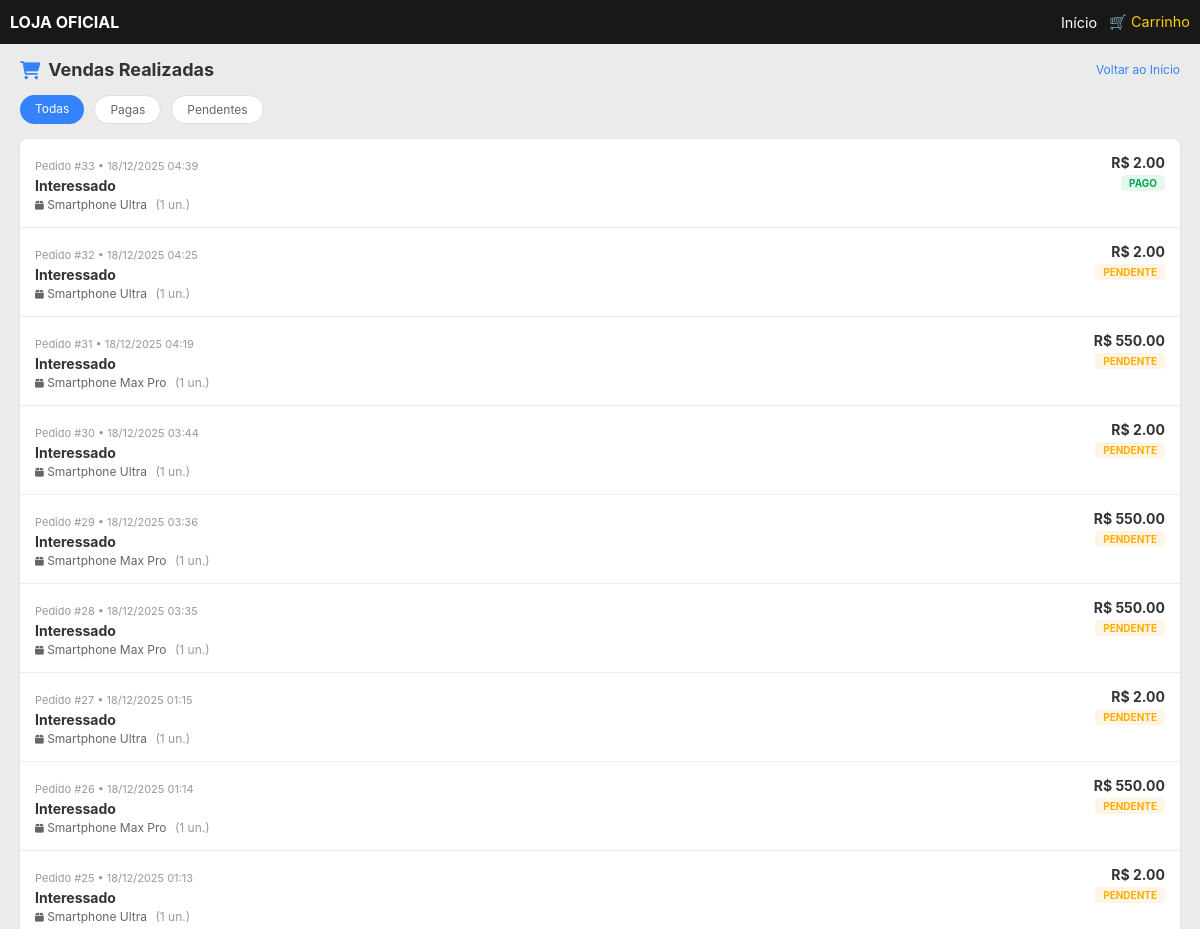
Page /admin/vendas (signed in, upper part) on the earlier database version.
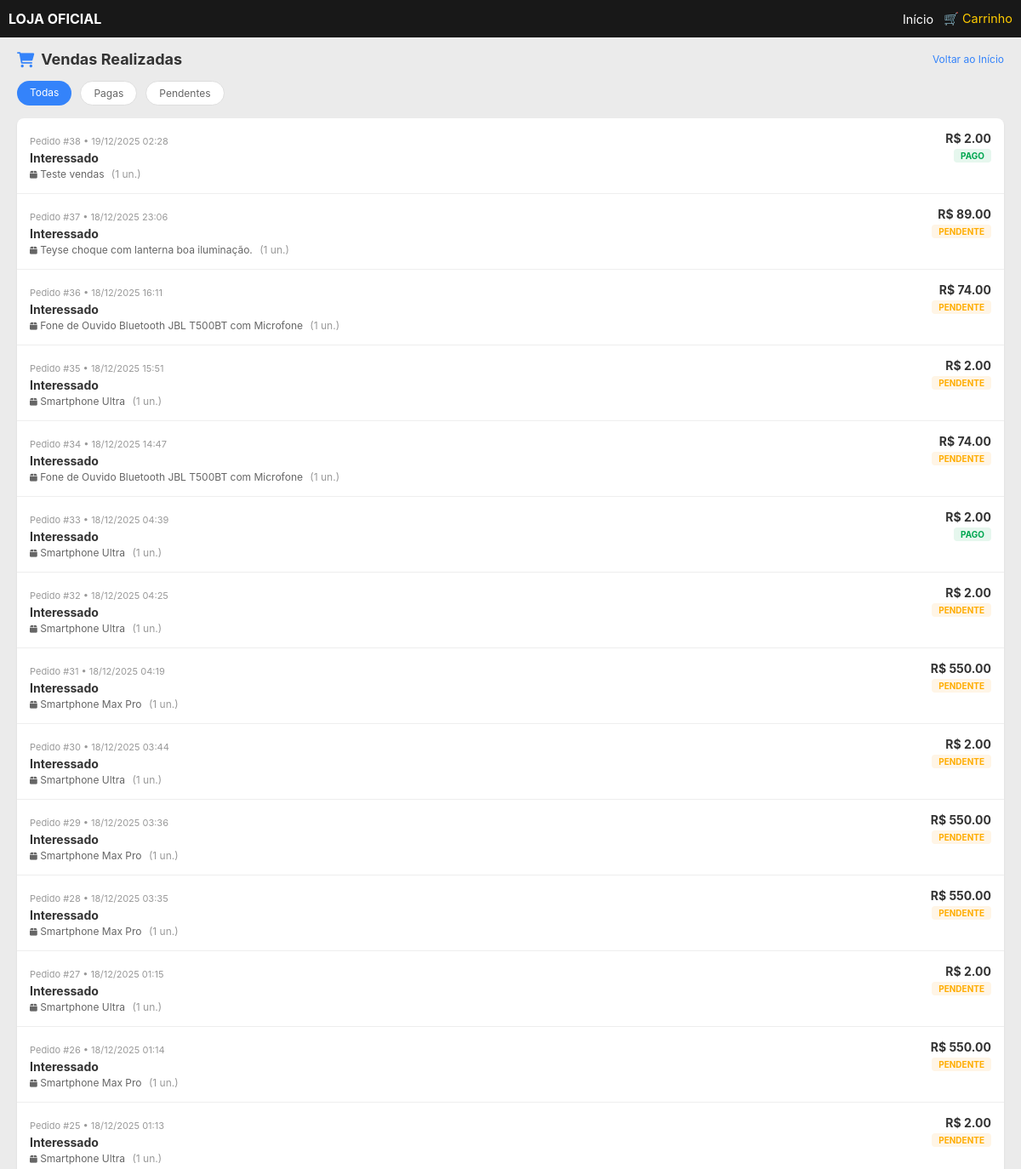
Same page on the later database version.
### tables this page shows
CREATE TABLE vendas (
            id INTEGER PRIMARY KEY AUTOINCREMENT,
            data TEXT,
            nome_cliente TEXT,
            email_cliente TEXT,
            whatsapp_cliente TEXT,
            produto_nome TEXT,
            quantidade INTEGER,
            valor_total REAL,
            status TEXT DEFAULT 'pendente'
        );

### main.py (the view)
@app.route("/admin/vendas")
def admin_vendas():
    if 'logged_in' not in session:
        return redirect(url_for('admin_login'))
    vendas_lista = get_vendas()
    return render_template("admin_vendas.html", vendas=vendas_lista)

### database.py (called while the page is built)
def create_connection():
    conn = sqlite3.connect(DB_NAME)
    conn.row_factory = sqlite3.Row  # Acessa colunas por nome
    return conn

def get_vendas():
    conn = create_connection()
    vendas = conn.execute("SELECT * FROM vendas ORDER BY id DESC").fetchall()
    conn.close()
    return [dict(v) for v in vendas]

### templates/admin_vendas.html (shortened to what this page needs)
{% extends "base.html" %}
{% block content %}
<div class="container" style="padding-top: 15px; padding-bottom: 50px; min-height: 100vh;">
    <div style="display: flex; justify-content: space-between; align-items: center; margin-bottom: 15px;">
        <h2 style="font-size: 18px; margin: 0; display: flex; align-items: center; gap: 8px;">
            <i class="fa fa-shopping-cart" style="color: #3483fa;"></i> Vendas Realizadas
        </h2>
        <a href="{{ url_for('admin_dashboard') }}" style="font-size: 12px; color: #3483fa; text-decoration: none;">Voltar ao Início</a>
    </div>
    <div style="display: flex; gap: 10px; overflow-x: auto; padding-bottom: 15px; scrollbar-width: none;">
        <div style="background: #3483fa; color: white; padding: 6px 15px; border-radius: 20px; font-size: 12px; white-space: nowrap;">Todas</div>
        <div style="background: #fff; padding: 6px 15px; border-radius: 20px; font-size: 12px; border: 1px solid #ddd; white-space: nowrap; color: #666;">Pagas</div>
        <div style="background: #fff; padding: 6px 15px; border-radius: 20px; font-size: 12px; border: 1px solid #ddd; white-space: nowrap; color: #666;">Pendentes</div>
    </div>
    <div style="background: #fff; border-radius: 8px; overflow: hidden; box-shadow: 0 1px 2px rgba(0,0,0,0.1);">
        {% if vendas %}
            {% for venda in vendas %}
            <a href="{{ url_for('admin_detalhe_venda', id_venda=venda.id) }}" class="venda-card">
                <div style="display: flex; justify-content: space-between; align-items: flex-start;">
                    <div style="flex: 1;">
                        <span style="font-size: 11px; color: #999;">Pedido #{{ venda.id }} • {{ venda.data }}</span>
                        <div style="font-weight: bold; font-size: 14px; margin: 3px 0; color: #333;">
                            {{ venda.nome_cliente }}
                        </div>
                        <div style="font-size: 12px; color: #666;">
                            <i class="fa fa-box" style="font-size: 10px;"></i> {{ venda.produto_nome }}
                            <span style="color: #999; margin-left: 5px;">({{ venda.quantidade }} un.)</span>
                        </div>
                    </div>
                    <div style="text-align: right; min-width: 80px;">
                        <div style="font-weight: bold; color: #333; font-size: 14px;">R$ {{ "%.2f"|format(venda.valor_total) }}</div>
                        {% if venda.status == 'pago' %}
                            <span class="status-badge status-pago">Pago</span>
                        {% else %}
                            <span class="status-badge status-pendente">Pendente</span>
                        {% endif %}
                    </div>
                </div>
            </a>
            {% endfor %}
        {% endif %}
    </div>
</div>
{% endblock %}

Differences in the rows shown:
added vendas: id "38", data "19/12/2025 02:28", nome_cliente "Interessado", produto_nome "Teste vendas", quantidade "1", valor_total "2.00", status "PAGO"
added vendas: id "37", data "18/12/2025 23:06", nome_cliente "Interessado", produto_nome "Teyse choque com lanterna boa iluminação.", quantidade "1", valor_total "89.00", status "PENDENTE"
added vendas: id "36", data "18/12/2025 16:11", nome_cliente "Interessado", produto_nome "Fone de Ouvido Bluetooth JBL T500BT com Microfone", quantidade "1", valor_total "74.00", status "PENDENTE"
added vendas: id "35", data "18/12/2025 15:51", nome_cliente "Interessado", produto_nome "Smartphone Ultra", quantidade "1", valor_total "2.00", status "PENDENTE"
added vendas: id "34", data "18/12/2025 14:47", nome_cliente "Interessado", produto_nome "Fone de Ouvido Bluetooth JBL T500BT com Microfone", quantidade "1", valor_total "74.00", status "PENDENTE"
